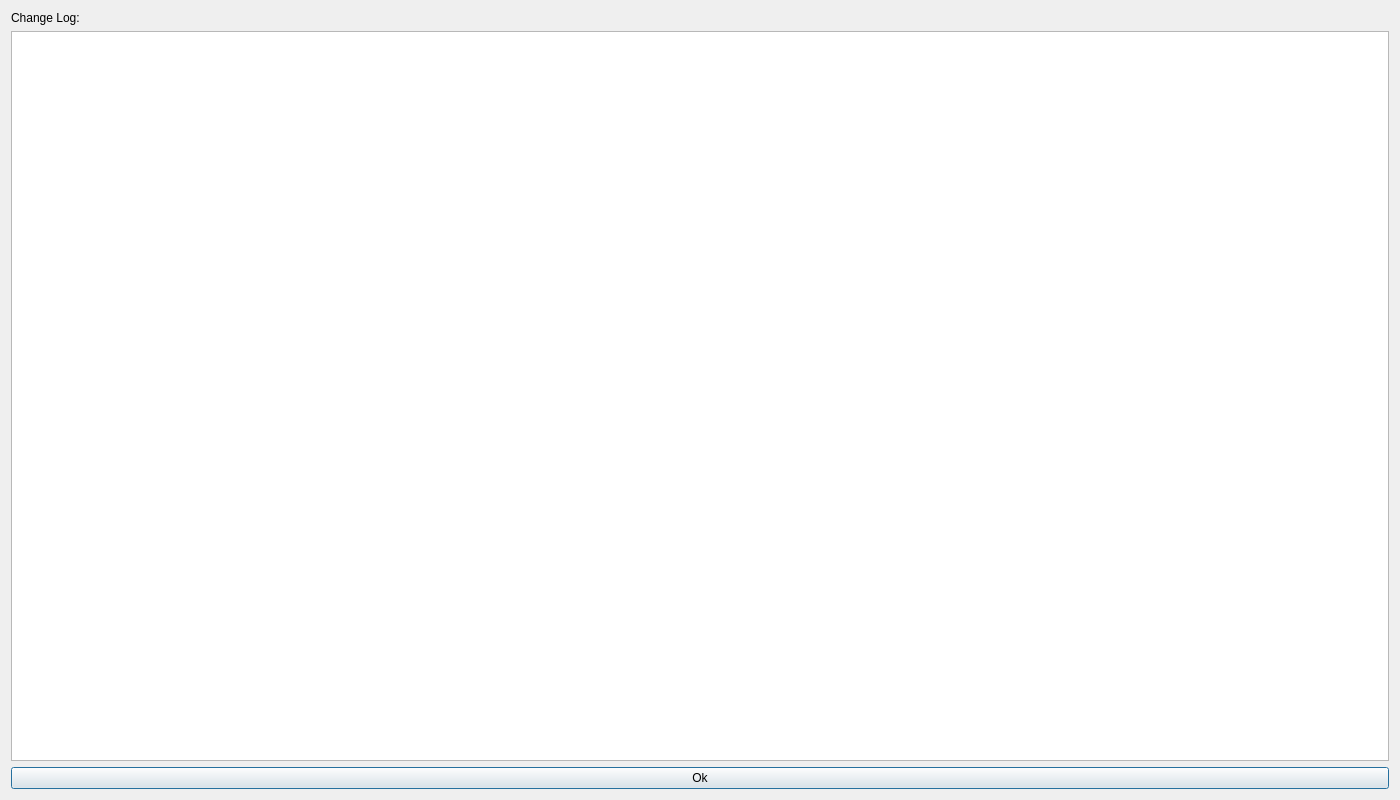
<?xml version="1.0" encoding="UTF-8"?>
<ui version="4.0">
 <class>ChangeLog</class>
 <widget class="QDialog" name="ChangeLog">
  <property name="geometry">
   <rect>
    <x>0</x>
    <y>0</y>
    <width>1400</width>
    <height>800</height>
   </rect>
  </property>
  <property name="sizePolicy">
   <sizepolicy hsizetype="Expanding" vsizetype="Expanding">
    <horstretch>0</horstretch>
    <verstretch>0</verstretch>
   </sizepolicy>
  </property>
  <property name="contextMenuPolicy">
   <enum>Qt::NoContextMenu</enum>
  </property>
  <property name="windowTitle">
   <string>Dialog</string>
  </property>
  <layout class="QVBoxLayout" name="verticalLayout">
   <property name="sizeConstraint">
    <enum>QLayout::SetDefaultConstraint</enum>
   </property>
   <item>
    <widget class="QLabel" name="label">
     <property name="text">
      <string>Change Log:</string>
     </property>
    </widget>
   </item>
   <item>
    <widget class="QPlainTextEdit" name="plainTextEdit">
     <property name="enabled">
      <bool>true</bool>
     </property>
     <property name="sizePolicy">
      <sizepolicy hsizetype="Expanding" vsizetype="Expanding">
       <horstretch>0</horstretch>
       <verstretch>0</verstretch>
      </sizepolicy>
     </property>
     <property name="font">
      <font>
       <family>Arial</family>
       <pointsize>12</pointsize>
      </font>
     </property>
     <property name="sizeAdjustPolicy">
      <enum>QAbstractScrollArea::AdjustToContentsOnFirstShow</enum>
     </property>
     <property name="readOnly">
      <bool>true</bool>
     </property>
     <property name="plainText">
      <string/>
     </property>
     <property name="backgroundVisible">
      <bool>false</bool>
     </property>
    </widget>
   </item>
   <item>
    <widget class="QPushButton" name="pushButton">
     <property name="text">
      <string>Ok</string>
     </property>
    </widget>
   </item>
  </layout>
 </widget>
 <resources/>
 <connections/>
</ui>
